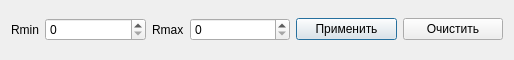
<?xml version="1.0" encoding="UTF-8"?>
<ui version="4.0">
 <class>Dialog</class>
 <widget class="QDialog" name="Dialog">
  <property name="geometry">
   <rect>
    <x>0</x>
    <y>0</y>
    <width>514</width>
    <height>60</height>
   </rect>
  </property>
  <property name="windowTitle">
   <string>Фильтр</string>
  </property>
  <layout class="QVBoxLayout" name="verticalLayout">
   <item>
    <layout class="QHBoxLayout" name="horizontalLayout">
     <item>
      <widget class="QLabel" name="label">
       <property name="sizePolicy">
        <sizepolicy hsizetype="Maximum" vsizetype="Preferred">
         <horstretch>0</horstretch>
         <verstretch>0</verstretch>
        </sizepolicy>
       </property>
       <property name="text">
        <string>Rmin</string>
       </property>
      </widget>
     </item>
     <item>
      <widget class="QSpinBox" name="spinbox_rmin">
       <property name="maximum">
        <number>1000000</number>
       </property>
      </widget>
     </item>
     <item>
      <widget class="QLabel" name="label_2">
       <property name="sizePolicy">
        <sizepolicy hsizetype="Maximum" vsizetype="Preferred">
         <horstretch>0</horstretch>
         <verstretch>0</verstretch>
        </sizepolicy>
       </property>
       <property name="text">
        <string>Rmax</string>
       </property>
      </widget>
     </item>
     <item>
      <widget class="QSpinBox" name="spinbox_rmax">
       <property name="maximum">
        <number>1000000</number>
       </property>
      </widget>
     </item>
     <item>
      <widget class="QPushButton" name="button_apply">
       <property name="text">
        <string>Применить</string>
       </property>
      </widget>
     </item>
     <item>
      <widget class="QPushButton" name="button_reset">
       <property name="text">
        <string>Очистить</string>
       </property>
      </widget>
     </item>
    </layout>
   </item>
  </layout>
 </widget>
 <resources/>
 <connections/>
</ui>
